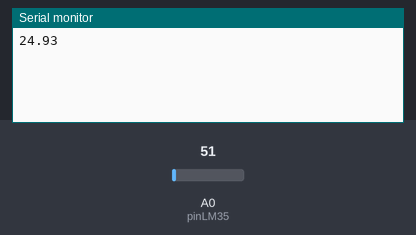
Bench run of a sketch on a simulated Arduino Uno, built with avr-gcc and run on an emulated ATmega328P. Shown: the last lines printed to the serial monitor. The test bench sets the inputs (shaded band); at power-on: A0 (pinLM35) = 51.

Above: at 1.2 s.
1.3 s: A0 (pinLM35) set to 61
At 2.6 s:
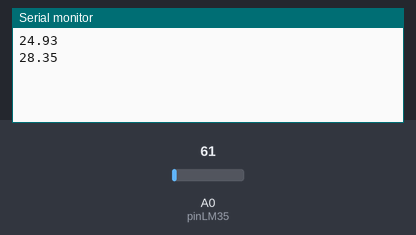
2.8 s: A0 (pinLM35) set to 71
At 3.8 s:
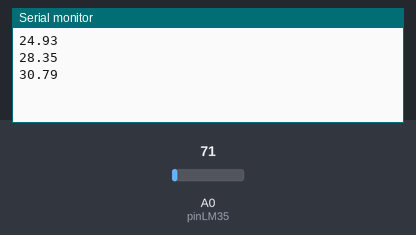
Timing chart, 0 to 5.8 s (numbered marks = the images above; inputs shaded):
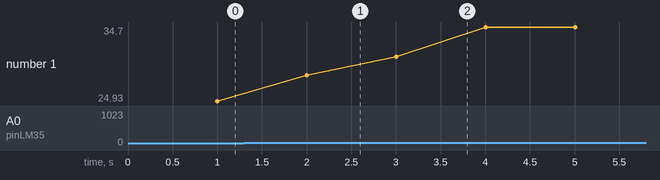

Measured:
- after the input at 1.3 s, the serial monitor: prints a new line after 0.70 s (image 1)
- after the input at 2.8 s, the serial monitor: prints a new line after 0.21 s (image 2)
- plotted number 1: 24.93 → 28.35 after the input at 1.3 s, 28.35 → 34.7 after the input at 2.8 s

The sketch:

ArduinoTempSensor.ino
```cpp
int pinLM35=A0;
int cicli=10;
float tot=0;
float temp=0;
int i=0;

void setup() {
  Serial.begin(9600);
}

void loop() {
  if(i>=cicli){
    temp=tot/cicli;
    Serial.println(temp);
    i=0;
    temp=0;
    tot=0;
  }
  int valore=analogRead(pinLM35);
  tot+=valore*0.48875;
  i++;
  delay(100);
}
```
